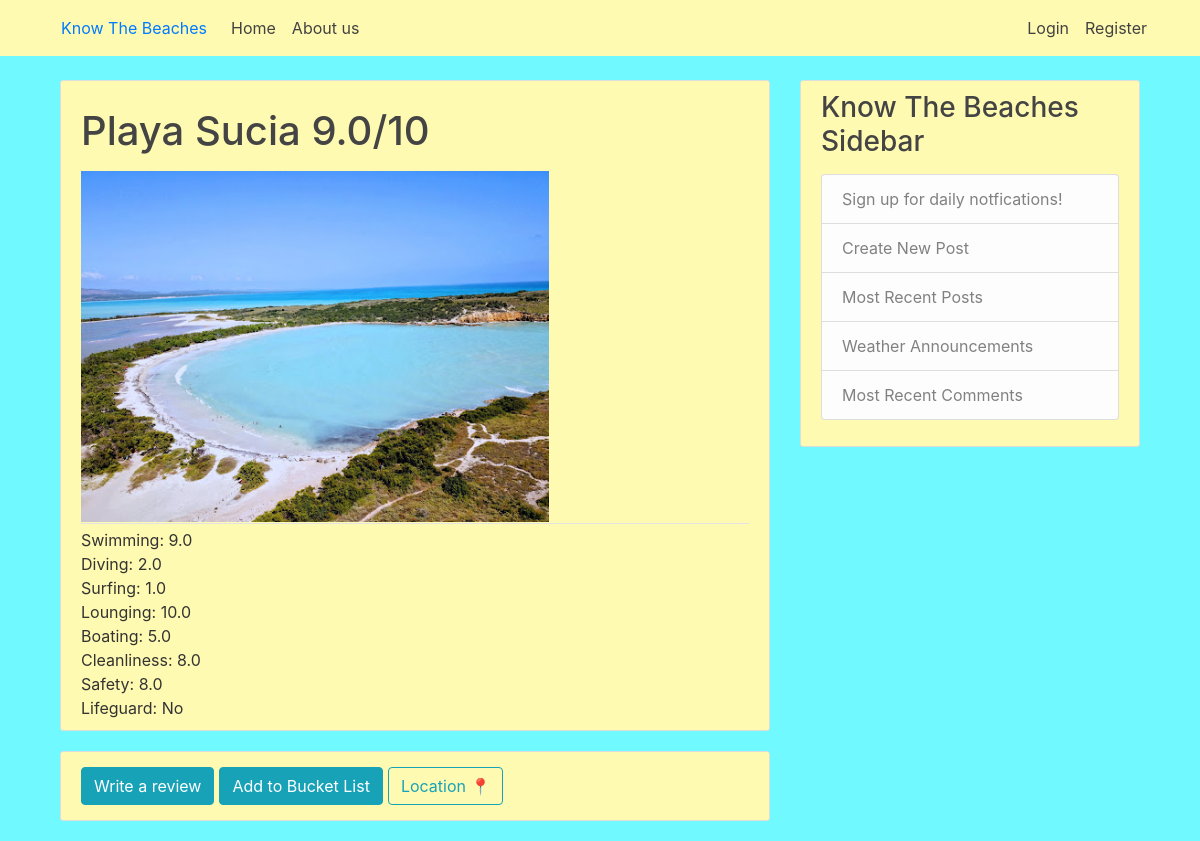
/beach/playa sucia/, run on an earlier commit of the app's database.
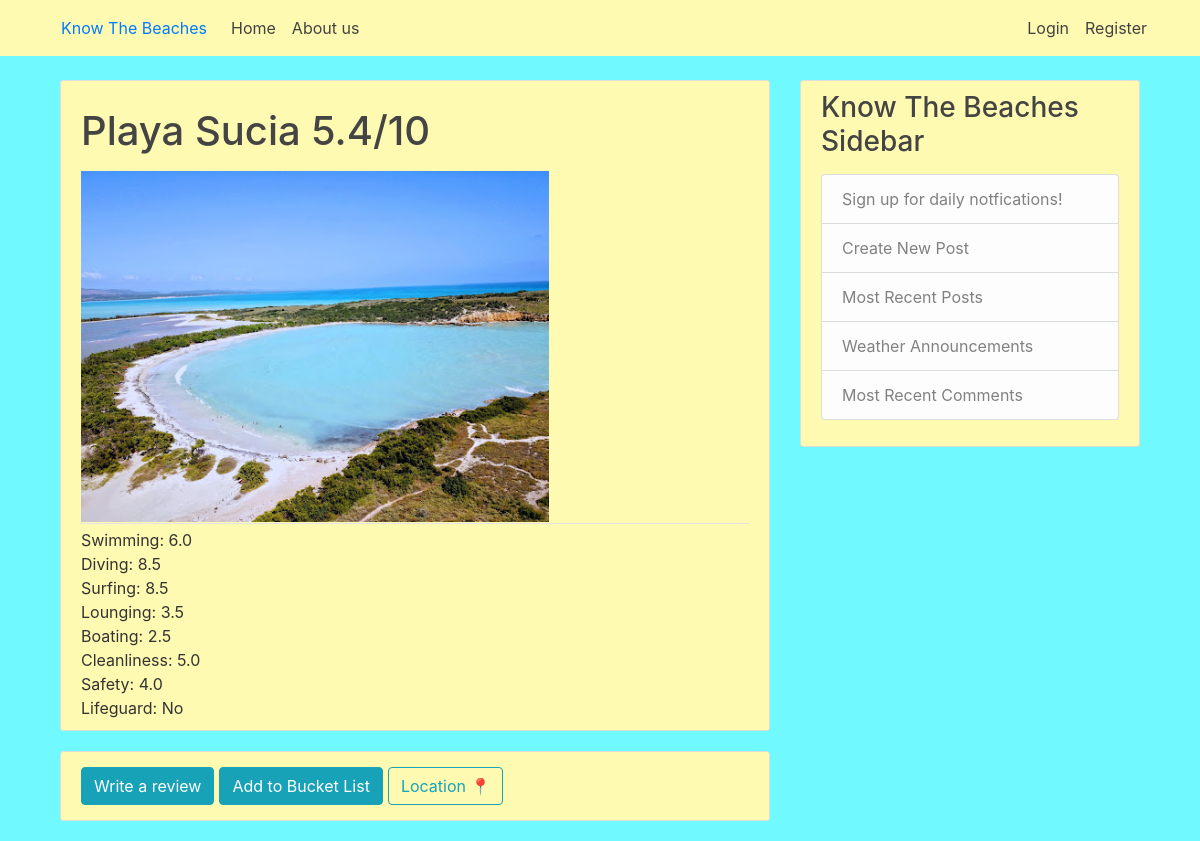
And on a later commit of the database.
### beach/models.py (models this page shows)
class Beach(models.Model):
    name = models.CharField(max_length = 60)
    img = models.ImageField(upload_to='beach_pic', null = True)
    region = models.CharField(max_length = 2, choices=CHOICE_REGIONS) # N, NE, E, SE, S, SW, W, NW
    overallRating = models.DecimalField(max_digits=3, decimal_places=1, null = True)
    swimRating = models.DecimalField(max_digits=3, decimal_places=1, null = True)
    diveRating = models.DecimalField(max_digits=3, decimal_places=1, null = True)
    surfRating = models.DecimalField(max_digits=3, decimal_places=1, null = True)
    loungeRating = models.DecimalField(max_digits=3, decimal_places=1, null = True)
    boatRating = models.DecimalField(max_digits=3, decimal_places=1, null = True)
    isCleanRating = models.DecimalField(max_digits=3, decimal_places=1, null = True)
    safetyRating = models.DecimalField(max_digits=3, decimal_places=1, null = True)
    lifeguardRating = models.CharField(max_length = 3, choices=CHOICE_AVAILABLE, default= 'No')
    def __str__(self):
        return self.name

### beach/views.py (the view)
# urls.py: path('', views.display),
def display(request, beachName='Jobos'):
    beach = Beach.objects.filter(name=beachName).first
    if request.method == 'POST':
        form = RatingForm(request.POST)
        if form.is_valid():
            form.save()
            messages.success(request, f'Your account has been created! You are now able to log in!')
            return HttpResponse("""<html><script>window.location.replace('/beach/""" + beachName + """/');</script></html>""")
    else: #get request
        form = RatingForm(initial = {'beach' : beach, 'author':  request.user})
        form.fields['beach'].widget = forms.HiddenInput()
        form.fields['author'].widget = forms.HiddenInput()
        context = {
            'comments': Comment.objects.filter(beach__name=beachName)[:commentAmount], #front-end needs button that modifies the commentAmount variable
            'beach': beach,
            'form': form,
            'request' : request
        }
        return render(request, 'beach/display.html', context)

### templates/beach/display.html (shortened to what this page needs)
{% extends "base.html" %}
{% load crispy_forms_tags %}
{% block content %}
<article class="media content-section">
  <div class="media-body">
    <div class="article-metadata">
      <p><h1>{{ beach | title}} {{beach.overallRating}}/10</h1></p>
      <img src="{{beach.img.url}}" alt="image not found" width="70%">
    </div>
      <div><a> Swimming: {{ beach.swimRating}}</a></div>
      <div><a> Diving: {{ beach.diveRating}}</a></div>
      <div><a> Surfing: {{ beach.surfRating}}</a></div>
      <div><a> Lounging: {{ beach.loungeRating}}</a></div>
      <div><a> Boating: {{ beach.boatRating}}</a></div>
      <div><a> Cleanliness: {{ beach.isCleanRating}}</a></div>
      <div><a> Safety: {{ beach.safetyRating}}</a></div>
      <div><a> Lifeguard: {{ beach.lifeguardRating}}</a></div>
  </div>
</article>
<article class="media content-section">
  <div class="media-body">
    <a data-toggle = "modal" data-target = "#reviewModal">
      <form action="{% url 'beach' beach.name %}review" class = "form-inline" role = "form">
      <div class = "form-group">
        <button class="btn btn-info " type="button" id="MenuButton1">
          Write a review
        </button>
        <a action="/writeReview">
          <button style="margin: 5px;" class="btn btn-info " type="button" id="MenuButton2">
            Add to Bucket List
          </button>
        </a>
        <button class="btn btn-outline-info" type="button" id="MenuButton3">
          Location 📍
        </button>
      </div>
      </form>
    </a>
  </div>
</article>
{% endblock content %}

What changed in the data, as far as the page shows it:
changed Beach "Playa Sucia": overallRating "9.0" → "5.4"; swimRating "9.0" → "6.0"; diveRating "2.0" → "8.5"; surfRating "1.0" → "8.5"; loungeRating "10.0" → "3.5"; boatRating "5.0" → "2.5"; isCleanRating "8.0" → "5.0"; safetyRating "8.0" → "4.0"
